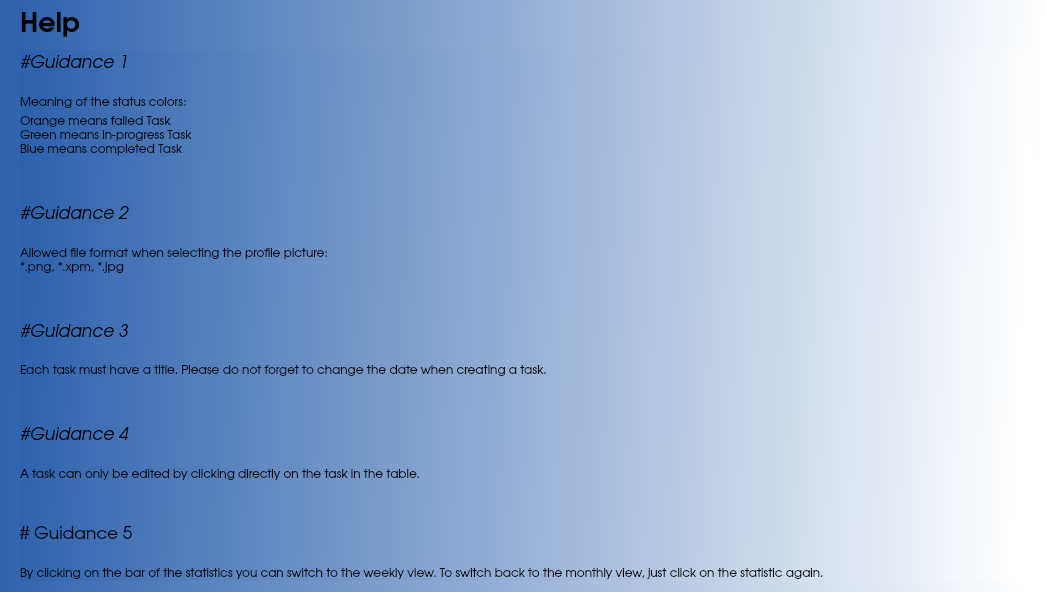
<?xml version="1.0" encoding="UTF-8"?>
<ui version="4.0">
 <class>HelpForm</class>
 <widget class="QDialog" name="HelpForm">
  <property name="geometry">
   <rect>
    <x>0</x>
    <y>0</y>
    <width>1046</width>
    <height>592</height>
   </rect>
  </property>
  <property name="font">
   <font>
    <family>URW Gothic L</family>
   </font>
  </property>
  <property name="windowTitle">
   <string>PersonalPlanner</string>
  </property>
  <property name="styleSheet">
   <string notr="true">QWidget{ background: qlineargradient(spread:pad, x1:0, y1:0, x2:1, y2:0.0225455, stop:0 rgba(43, 96, 172, 255), stop:1 rgba(255, 255, 255, 255))}</string>
  </property>
  <widget class="QLabel" name="help">
   <property name="geometry">
    <rect>
     <x>20</x>
     <y>0</y>
     <width>101</width>
     <height>41</height>
    </rect>
   </property>
   <property name="font">
    <font>
     <family>URW Gothic L</family>
     <pointsize>20</pointsize>
     <weight>75</weight>
     <bold>true</bold>
    </font>
   </property>
   <property name="styleSheet">
    <string notr="true">background: qlineargradient(spread:pad, x1:0, y1:0, x2:1, y2:0.0225455, stop:0 rgba(0,0,0,0), stop:1 rgba(0,0,0,0))</string>
   </property>
   <property name="text">
    <string>Help</string>
   </property>
  </widget>
  <widget class="QWidget" name="horizontalLayoutWidget">
   <property name="geometry">
    <rect>
     <x>20</x>
     <y>50</y>
     <width>1014</width>
     <height>531</height>
    </rect>
   </property>
   <layout class="QHBoxLayout" name="horizontalLayout">
    <item>
     <layout class="QVBoxLayout" name="verticalLayout">
      <item>
       <widget class="QLabel" name="guidance1">
        <property name="font">
         <font>
          <family>URW Gothic L</family>
          <pointsize>13</pointsize>
          <italic>true</italic>
          <strikeout>false</strikeout>
         </font>
        </property>
        <property name="styleSheet">
         <string notr="true">background: qlineargradient(spread:pad, x1:0, y1:0, x2:1, y2:0.0225455, stop:0 rgba(0,0,0,0), stop:1 rgba(0,0,0,0))</string>
        </property>
        <property name="text">
         <string>#Guidance 1</string>
        </property>
       </widget>
      </item>
      <item>
       <spacer name="verticalSpacer">
        <property name="orientation">
         <enum>Qt::Vertical</enum>
        </property>
        <property name="sizeHint" stdset="0">
         <size>
          <width>10</width>
          <height>20</height>
         </size>
        </property>
       </spacer>
      </item>
      <item>
       <widget class="QLabel" name="meaning">
        <property name="font">
         <font>
          <family>URW Gothic L</family>
         </font>
        </property>
        <property name="styleSheet">
         <string notr="true">background: qlineargradient(spread:pad, x1:0, y1:0, x2:1, y2:0.0225455, stop:0 rgba(0,0,0,0), stop:1 rgba(0,0,0,0))</string>
        </property>
        <property name="text">
         <string>Meaning of the status colors:</string>
        </property>
       </widget>
      </item>
      <item>
       <widget class="QLabel" name="meaning2">
        <property name="font">
         <font>
          <family>URW Gothic L</family>
         </font>
        </property>
        <property name="styleSheet">
         <string notr="true">background: qlineargradient(spread:pad, x1:0, y1:0, x2:1, y2:0.0225455, stop:0 rgba(0,0,0,0), stop:1 rgba(0,0,0,0))</string>
        </property>
        <property name="text">
         <string>Orange means failed Task
Green means in-progress Task
Blue means completed Task</string>
        </property>
       </widget>
      </item>
      <item>
       <spacer name="verticalSpacer_4">
        <property name="orientation">
         <enum>Qt::Vertical</enum>
        </property>
        <property name="sizeHint" stdset="0">
         <size>
          <width>20</width>
          <height>40</height>
         </size>
        </property>
       </spacer>
      </item>
      <item>
       <widget class="QLabel" name="guidance2">
        <property name="font">
         <font>
          <family>URW Gothic L</family>
          <pointsize>13</pointsize>
          <italic>true</italic>
          <strikeout>false</strikeout>
         </font>
        </property>
        <property name="styleSheet">
         <string notr="true">background: qlineargradient(spread:pad, x1:0, y1:0, x2:1, y2:0.0225455, stop:0 rgba(0,0,0,0), stop:1 rgba(0,0,0,0))</string>
        </property>
        <property name="text">
         <string>#Guidance 2</string>
        </property>
       </widget>
      </item>
      <item>
       <spacer name="verticalSpacer_2">
        <property name="orientation">
         <enum>Qt::Vertical</enum>
        </property>
        <property name="sizeHint" stdset="0">
         <size>
          <width>10</width>
          <height>20</height>
         </size>
        </property>
       </spacer>
      </item>
      <item>
       <widget class="QLabel" name="picture">
        <property name="font">
         <font>
          <family>URW Gothic L</family>
         </font>
        </property>
        <property name="styleSheet">
         <string notr="true">background: qlineargradient(spread:pad, x1:0, y1:0, x2:1, y2:0.0225455, stop:0 rgba(0,0,0,0), stop:1 rgba(0,0,0,0))</string>
        </property>
        <property name="text">
         <string>Allowed file format when selecting the profile picture:
*.png, *.xpm, *.jpg</string>
        </property>
       </widget>
      </item>
      <item>
       <spacer name="verticalSpacer_5">
        <property name="orientation">
         <enum>Qt::Vertical</enum>
        </property>
        <property name="sizeHint" stdset="0">
         <size>
          <width>20</width>
          <height>40</height>
         </size>
        </property>
       </spacer>
      </item>
      <item>
       <widget class="QLabel" name="guidance3">
        <property name="font">
         <font>
          <family>URW Gothic L</family>
          <pointsize>13</pointsize>
          <italic>true</italic>
          <strikeout>false</strikeout>
         </font>
        </property>
        <property name="styleSheet">
         <string notr="true">background: qlineargradient(spread:pad, x1:0, y1:0, x2:1, y2:0.0225455, stop:0 rgba(0,0,0,0), stop:1 rgba(0,0,0,0))</string>
        </property>
        <property name="text">
         <string>#Guidance 3</string>
        </property>
       </widget>
      </item>
      <item>
       <spacer name="verticalSpacer_3">
        <property name="orientation">
         <enum>Qt::Vertical</enum>
        </property>
        <property name="sizeHint" stdset="0">
         <size>
          <width>10</width>
          <height>20</height>
         </size>
        </property>
       </spacer>
      </item>
      <item>
       <widget class="QLabel" name="titletask">
        <property name="font">
         <font>
          <family>URW Gothic L</family>
         </font>
        </property>
        <property name="styleSheet">
         <string notr="true">background: qlineargradient(spread:pad, x1:0, y1:0, x2:1, y2:0.0225455, stop:0 rgba(0,0,0,0), stop:1 rgba(0,0,0,0))</string>
        </property>
        <property name="text">
         <string>Each task must have a title. Please do not forget to change the date when creating a task.</string>
        </property>
       </widget>
      </item>
      <item>
       <spacer name="verticalSpacer_6">
        <property name="orientation">
         <enum>Qt::Vertical</enum>
        </property>
        <property name="sizeHint" stdset="0">
         <size>
          <width>20</width>
          <height>40</height>
         </size>
        </property>
       </spacer>
      </item>
      <item>
       <widget class="QLabel" name="guidance4">
        <property name="font">
         <font>
          <family>URW Gothic L</family>
          <pointsize>13</pointsize>
          <italic>true</italic>
         </font>
        </property>
        <property name="styleSheet">
         <string notr="true">background: qlineargradient(spread:pad, x1:0, y1:0, x2:1, y2:0.0225455, stop:0 rgba(0,0,0,0), stop:1 rgba(0,0,0,0))</string>
        </property>
        <property name="text">
         <string>#Guidance 4</string>
        </property>
       </widget>
      </item>
      <item>
       <spacer name="verticalSpacer_7">
        <property name="orientation">
         <enum>Qt::Vertical</enum>
        </property>
        <property name="sizeHint" stdset="0">
         <size>
          <width>10</width>
          <height>20</height>
         </size>
        </property>
       </spacer>
      </item>
      <item>
       <widget class="QLabel" name="edittask">
        <property name="font">
         <font>
          <family>URW Gothic L</family>
         </font>
        </property>
        <property name="styleSheet">
         <string notr="true">background: qlineargradient(spread:pad, x1:0, y1:0, x2:1, y2:0.0225455, stop:0 rgba(0,0,0,0), stop:1 rgba(0,0,0,0))</string>
        </property>
        <property name="text">
         <string>A task can only be edited by clicking directly on the task in the table.</string>
        </property>
       </widget>
      </item>
      <item>
       <spacer name="verticalSpacer_8">
        <property name="orientation">
         <enum>Qt::Vertical</enum>
        </property>
        <property name="sizeHint" stdset="0">
         <size>
          <width>20</width>
          <height>40</height>
         </size>
        </property>
       </spacer>
      </item>
      <item>
       <widget class="QLabel" name="guidance5">
        <property name="font">
         <font>
          <family>URW Gothic L</family>
          <pointsize>13</pointsize>
         </font>
        </property>
        <property name="styleSheet">
         <string notr="true">background: qlineargradient(spread:pad, x1:0, y1:0, x2:1, y2:0.0225455, stop:0 rgba(0,0,0,0), stop:1 rgba(0,0,0,0))</string>
        </property>
        <property name="text">
         <string># Guidance 5</string>
        </property>
       </widget>
      </item>
      <item>
       <spacer name="verticalSpacer_9">
        <property name="orientation">
         <enum>Qt::Vertical</enum>
        </property>
        <property name="sizeHint" stdset="0">
         <size>
          <width>10</width>
          <height>20</height>
         </size>
        </property>
       </spacer>
      </item>
      <item>
       <widget class="QLabel" name="chartview">
        <property name="font">
         <font>
          <family>URW Gothic L</family>
         </font>
        </property>
        <property name="styleSheet">
         <string notr="true">background: qlineargradient(spread:pad, x1:0, y1:0, x2:1, y2:0.0225455, stop:0 rgba(0,0,0,0), stop:1 rgba(0,0,0,0))</string>
        </property>
        <property name="text">
         <string>By clicking on the bar of the statistics you can switch to the weekly view. To switch back to the monthly view, just click on the statistic again.</string>
        </property>
       </widget>
      </item>
     </layout>
    </item>
   </layout>
  </widget>
 </widget>
 <resources/>
 <connections/>
</ui>
